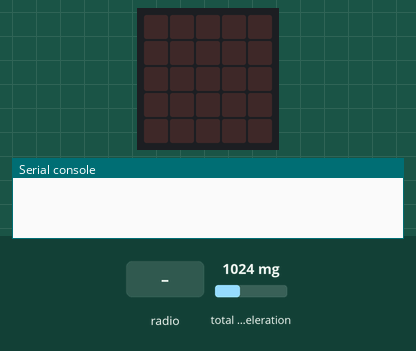
Recording of a program running on a simulated BBC micro:bit (MakeCode). Shown: the board's 5×5 LED display, the last lines printed to the serial console. The test bench sets the inputs (shaded band); at power-on: total acceleration 1024 mg. No radio messages arrive unless stated (any console line starting 'radio sent:' is added by the test bench); data-log rows are listed on the console.

Above: at 1.2 s.
1.3 s: radio message "1" arrives
At 2.5 s:
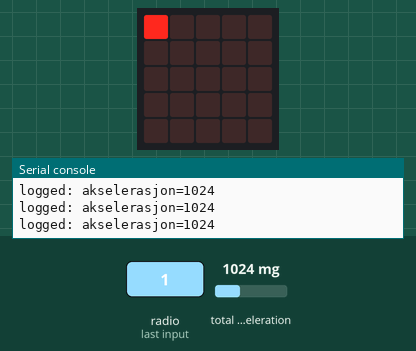
2.8 s: radio message "0" arrives
At 3.7 s:
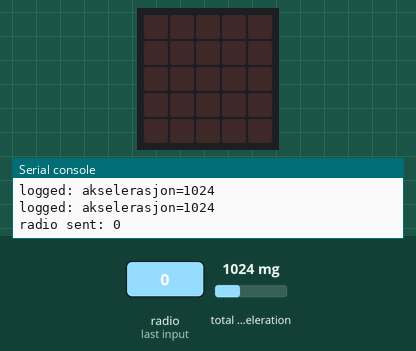
Timing chart, 0 to 5.8 s (numbered marks = the images above; inputs shaded):
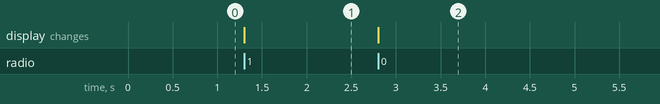

The program:

main.ts
```typescript
// Vi programmerer fjernkontrollen til å sende 1 eller 0. Tallet 1 aktiverer logging. Tallet 0 avslutter logging.
radio.onReceivedNumber(function (receivedNumber) {
    aktiv = receivedNumber
    radio.sendNumber(aktiv)
    if (aktiv == 1) {
        led.plot(0, 0)
    } else {
        basic.clearScreen()
    }
})
let aktiv = 0
radio.setGroup(42)
input.setAccelerometerRange(AcceleratorRange.EightG)
datalogger.setColumnTitles("akselerasjon")
datalogger.includeTimestamp(FlashLogTimeStampFormat.Milliseconds)
aktiv = 0
basic.forever(function () {

})
loops.everyInterval(30, function () {
    if (aktiv == 1) {
        datalogger.log(datalogger.createCV("akselerasjon", input.acceleration(Dimension.Strength)))
    }
})
```

test.ts
```typescript
// testene settes inn her; disse vil ikke kompilert så lenge denne pakken blir brukt som en utvidelse.
```

Measured:
- after the input at 1.3 s, the display: changes at once (image 1)
- after the input at 2.8 s, the display: changes at once (image 2)
